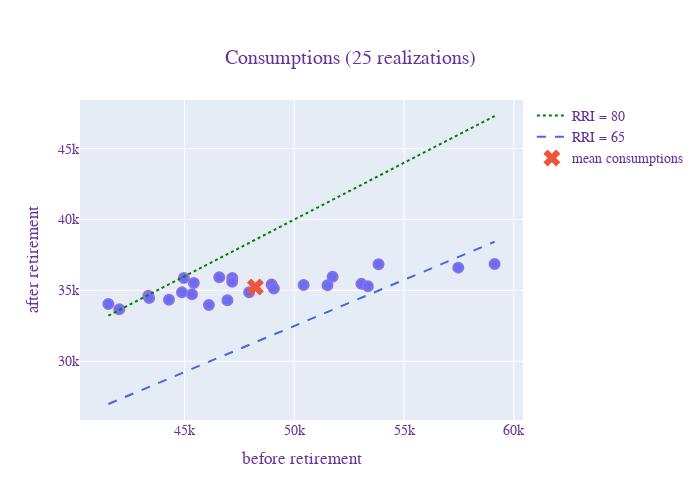

Source (notebook cell):
### Markdown cell above
## Effect of uncertainty

### Code cell
import plotly.graph_objects as go
import plotly.express as px

nsim = 25
results = main.run_simulations(df, nsim=nsim, n_jobs=1, non_stochastic=False,
                               base_year=2020)
df_output = results.output
df_output['RRI'] = (df_output.cons_after / df_output.cons_bef * 100).round(1)

fig = go.Figure()
fig.add_scatter(x=df_output.cons_bef, y=df_output.cons_after,
                mode='markers', 
                marker=dict(size=10, line=dict(color='MediumPurple', width=2)),
                hovertemplate=
                'cons. bef. ret: $%{x:,.0f} <br>'+
                'cons. after ret: $%{y:,.0f} <br>'+
                '%{text}</b>' + 
                '<extra></extra>',
                text=['RRI: {:.0f}'.format(x) for x in df_output.RRI.values],
                showlegend = False)

fig.add_scatter(x=[df_output.cons_bef.mean()], y=[df_output.cons_after.mean()],
                mode='markers', name='mean consumptions',
                marker_size=15, marker_symbol='x',
                hovertemplate=
                'cons. bef. ret: $%{x:,.0f} <br>'+
                'cons. after ret: $%{y:,.0f} <br>'+
                '%{text}</b>' + 
                '<extra></extra>',
                text=['RRI: {:.0f}'.format(x) for x in df_output.RRI.values])

cons_bef = np.array([df_output.cons_bef.min(), df_output.cons_bef.max()])
fig.add_trace(go.Scatter(x=cons_bef, y=.65 * cons_bef,
                         mode='lines', name="RRI = 65",
                         line=dict(color="RoyalBlue", width=2, dash='dash')))
fig.add_trace(go.Scatter(x=cons_bef, y=.80 * cons_bef,
                         mode='lines', name="RRI = 80",
                         line=dict(color="Green", width=2, dash='dot')))
fig.update_layout(height=500, width=700,
                  title={'text': f"Consumptions ({nsim} realizations)",
                         'x': 0.5, 'xanchor': 'center', 'yanchor': 'top'},
                  xaxis_title="before retirement",
                  yaxis_title="after retirement",
                  font=dict(family="Courier New, monospace",
                            size=14, color="RebeccaPurple"),
                  legend={'traceorder':'reversed'})
fig.show()

### Figure 1 — Plotly figure (JSON) as saved in the notebook; plotly's stock layout.template omitted (floating-point values rounded to 4 significant figures)
{"data": [{"hovertemplate": "cons. bef. ret: $%{x:,.0f} <br>cons. after ret: $%{y:,.0f} <br>%{text}</b><extra></extra>", "marker": {"line": {"color": "MediumPurple", "width": 2}, "size": 10}, "mode": "markers", "showlegend": false, "text": ["RRI: 78", "RRI: 62", "RRI: 73", "RRI: 70", "RRI: 69", "RRI: 72", "RRI: 68", "RRI: 82", "RRI: 78", "RRI: 70", "RRI: 76", "RRI: 77", "RRI: 74", "RRI: 80", "RRI: 80", "RRI: 78", "RRI: 72", "RRI: 67", "RRI: 80", "RRI: 73", "RRI: 76", "RRI: 77", "RRI: 66", "RRI: 80", "RRI: 64"], "type": "scatter", "x": [44290.0, 59120.0, 47940.0, 51740.0, 51510.0, 48960.0, 53840.0, 41530.0, 44880.0, 50420.0, 47170.0, 46580.0, 46110.0, 43350.0, 44970.0, 45420.0, 49070.0, 53050.0, 42020.0, 46950.0, 47170.0, 45340.0, 53350.0, 43390.0, 57470.0], "y": [34340.0, 36870.0, 34880.0, 35970.0, 35370.0, 35420.0, 36840.0, 34050.0, 34860.0, 35390.0, 35880.0, 35930.0, 33970.0, 34630.0, 35880.0, 35530.0, 35140.0, 35460.0, 33680.0, 34310.0, 35610.0, 34730.0, 35300.0, 34470.0, 36610.0]}, {"hovertemplate": "cons. bef. ret: $%{x:,.0f} <br>cons. after ret: $%{y:,.0f} <br>%{text}</b><extra></extra>", "marker": {"size": 15, "symbol": "x"}, "mode": "markers", "name": "mean consumptions", "text": ["RRI: 78", "RRI: 62", "RRI: 73", "RRI: 70", "RRI: 69", "RRI: 72", "RRI: 68", "RRI: 82", "RRI: 78", "RRI: 70", "RRI: 76", "RRI: 77", "RRI: 74", "RRI: 80", "RRI: 80", "RRI: 78", "RRI: 72", "RRI: 67", "RRI: 80", "RRI: 73", "RRI: 76", "RRI: 77", "RRI: 66", "RRI: 80", "RRI: 64"], "type": "scatter", "x": [48230.0], "y": [35240.0]}, {"line": {"color": "RoyalBlue", "dash": "dash", "width": 2}, "mode": "lines", "name": "RRI = 65", "type": "scatter", "x": [41530.0, 59120.0], "y": [26990.0, 38430.0]}, {"line": {"color": "Green", "dash": "dot", "width": 2}, "mode": "lines", "name": "RRI = 80", "type": "scatter", "x": [41530.0, 59120.0], "y": [33220.0, 47300.0]}], "layout": {"font": {"color": "RebeccaPurple", "family": "Courier New, monospace", "size": 14}, "height": 500, "legend": {"traceorder": "reversed"}, "title": {"text": "Consumptions (25 realizations)", "x": 0.5, "xanchor": "center", "yanchor": "top"}, "width": 700, "xaxis": {"autorange": true, "range": [40210.0, 60440.0], "title": {"text": "before retirement"}, "type": "linear"}, "yaxis": {"autorange": true, "range": [25870.0, 48430.0], "title": {"text": "after retirement"}, "type": "linear"}}}
